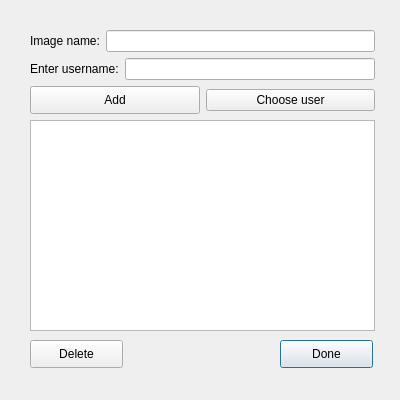
<?xml version="1.0" encoding="UTF-8"?>
<ui version="4.0">
 <class>enter_username</class>
 <widget class="QDialog" name="enter_username">
  <property name="geometry">
   <rect>
    <x>0</x>
    <y>0</y>
    <width>400</width>
    <height>400</height>
   </rect>
  </property>
  <property name="windowTitle">
   <string>Dialog</string>
  </property>
  <widget class="QPushButton" name="pushButton_done">
   <property name="geometry">
    <rect>
     <x>280</x>
     <y>340</y>
     <width>93</width>
     <height>28</height>
    </rect>
   </property>
   <property name="text">
    <string>Done</string>
   </property>
  </widget>
  <widget class="QWidget" name="layoutWidget">
   <property name="geometry">
    <rect>
     <x>30</x>
     <y>30</y>
     <width>345</width>
     <height>301</height>
    </rect>
   </property>
   <layout class="QVBoxLayout" name="verticalLayout">
    <item>
     <layout class="QHBoxLayout" name="horizontalLayout_5">
      <item>
       <widget class="QLabel" name="label_4">
        <property name="text">
         <string>Image name:</string>
        </property>
       </widget>
      </item>
      <item>
       <widget class="QLineEdit" name="editLine_image_name"/>
      </item>
     </layout>
    </item>
    <item>
     <layout class="QHBoxLayout" name="horizontalLayout_3">
      <item>
       <widget class="QLabel" name="label_2">
        <property name="text">
         <string>Enter username:</string>
        </property>
       </widget>
      </item>
      <item>
       <widget class="QLineEdit" name="editLine_username"/>
      </item>
     </layout>
    </item>
    <item>
     <layout class="QHBoxLayout" name="horizontalLayout_4">
      <item>
       <widget class="QPushButton" name="pushButton_add">
        <property name="sizePolicy">
         <sizepolicy hsizetype="Minimum" vsizetype="Fixed">
          <horstretch>0</horstretch>
          <verstretch>0</verstretch>
         </sizepolicy>
        </property>
        <property name="minimumSize">
         <size>
          <width>84</width>
          <height>28</height>
         </size>
        </property>
        <property name="text">
         <string>Add</string>
        </property>
       </widget>
      </item>
      <item>
       <widget class="QPushButton" name="pushButton_choose_user">
        <property name="minimumSize">
         <size>
          <width>93</width>
          <height>0</height>
         </size>
        </property>
        <property name="text">
         <string>Choose user</string>
        </property>
       </widget>
      </item>
     </layout>
    </item>
    <item>
     <widget class="QListWidget" name="listWidget_users"/>
    </item>
   </layout>
  </widget>
  <widget class="QPushButton" name="pushButton_delete">
   <property name="geometry">
    <rect>
     <x>30</x>
     <y>340</y>
     <width>93</width>
     <height>28</height>
    </rect>
   </property>
   <property name="text">
    <string>Delete</string>
   </property>
  </widget>
 </widget>
 <resources/>
 <connections/>
</ui>
